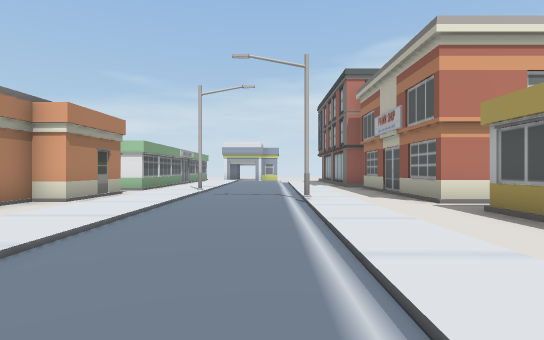
view 1 (above)

16 first-person views from a walk through a Unity game level. The camera is 1.3 m above the floor, looks level and sees 80° across. The floor is counted in squares, 2 m on a side. Each view is taken from the middle of a square. On the plan, view 1 faces up. The plan holds only what a view shows up to about 10 squares ahead; the rest is blank. The place goes on beyond the plan. The player character is not drawn.

view 2
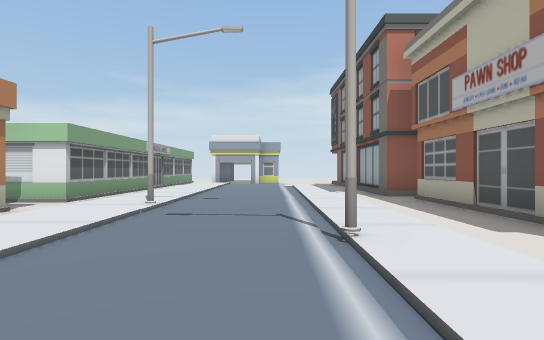

view 3
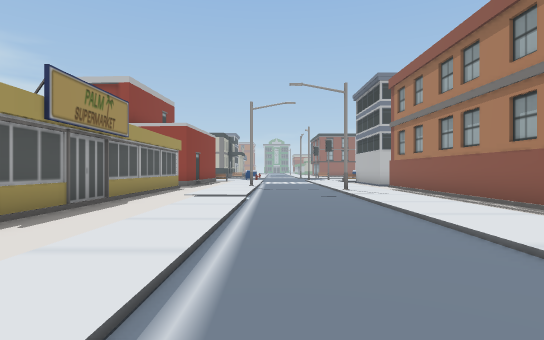

view 4
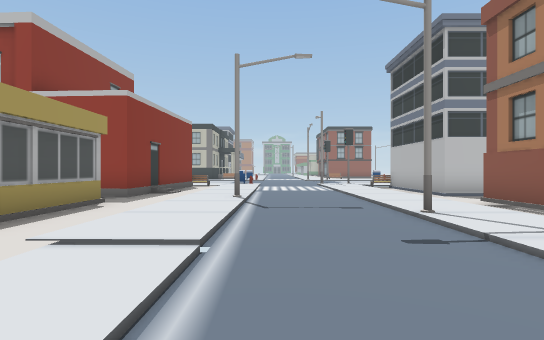

view 5
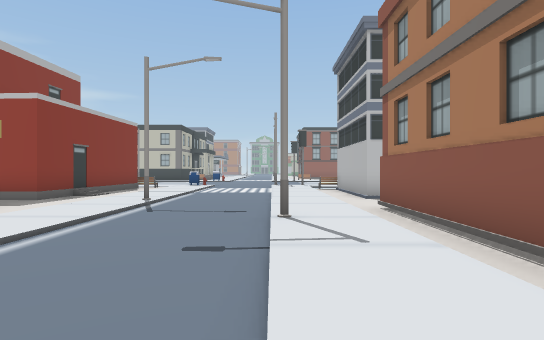

view 6
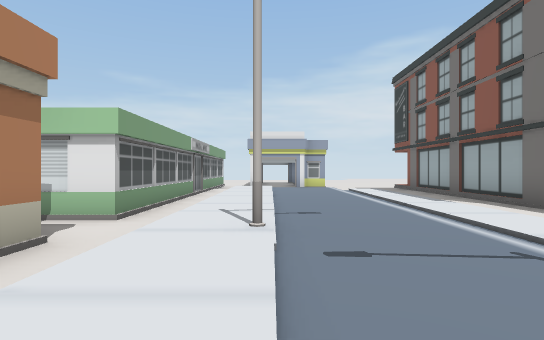

view 7
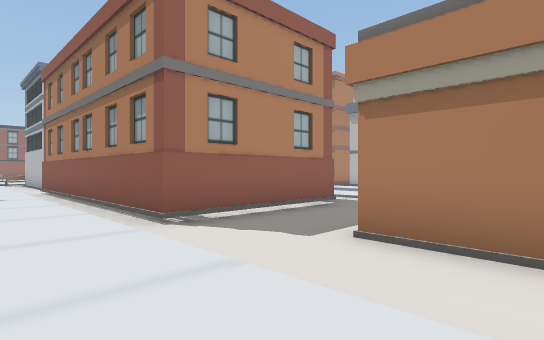

view 8
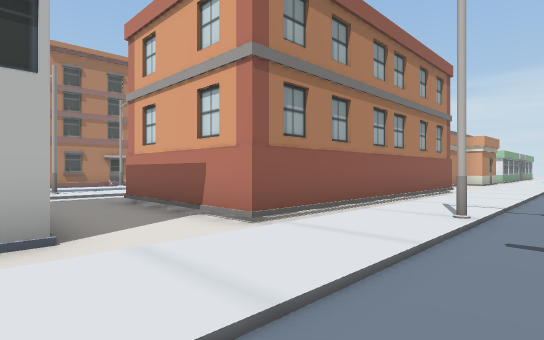

view 9
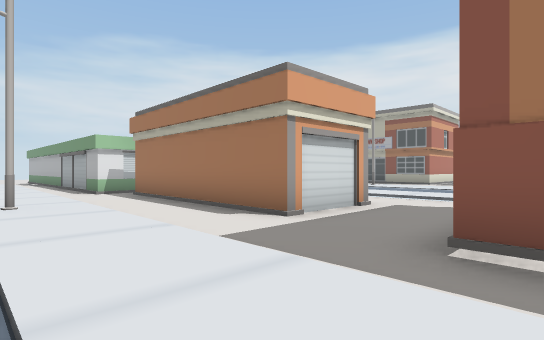

view 10
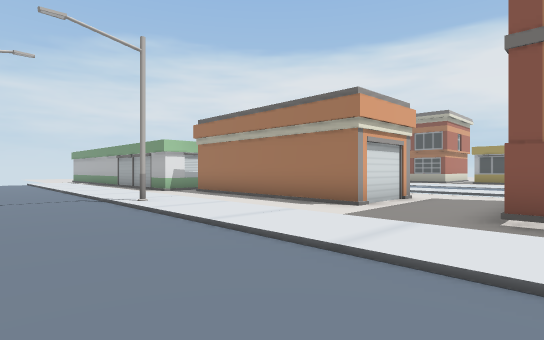

view 11
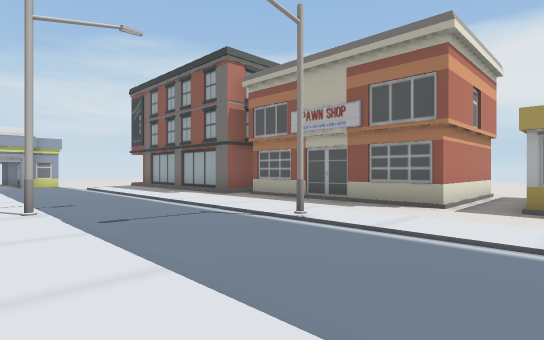

view 12
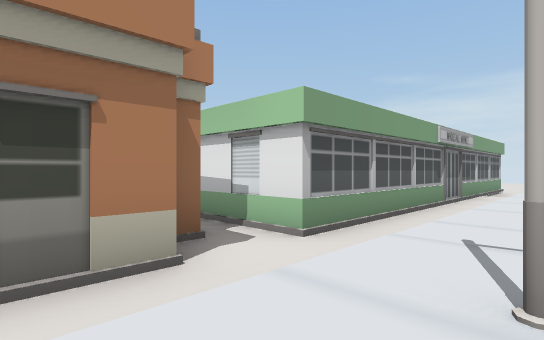

view 13
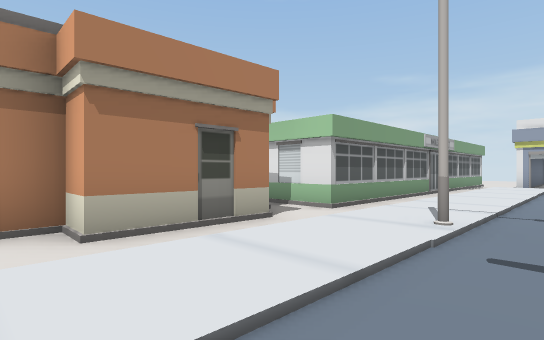

view 14
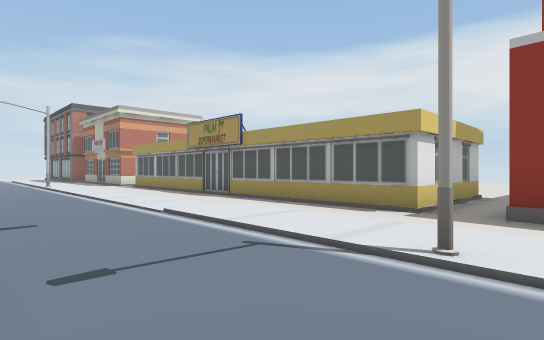

view 15
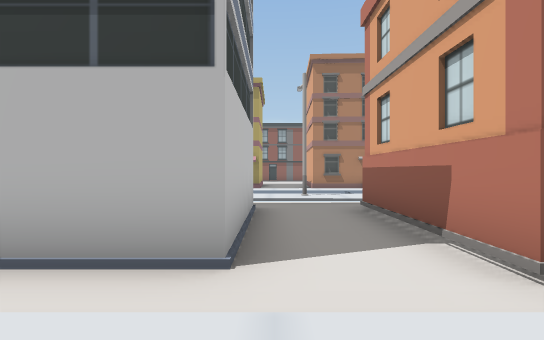

view 16
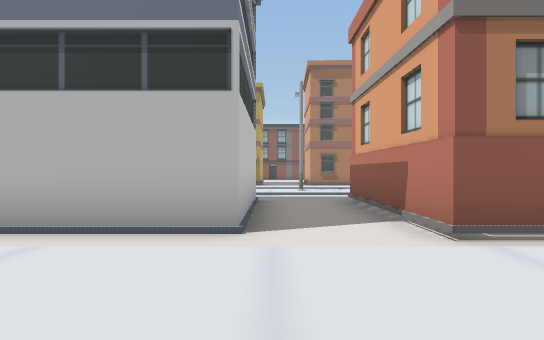

### Floor plan
Key: @ floor where view 1 was taken; # wall or solid block; . main floor; : floor 0.25 m higher than the main floor; / step, stairs or slope; S streetlight; B building; O other object.
Columns run from 13 left of view 1 to 8 right of it. Each row starts with its distance up from view 1.
 16          .:/../.#
 15          .:/../.#
 14          .:/../.B
 13  ..:/B   .:/../.#
 12  ..:/#   .:/../.##
 11  ..:/####.:/..///
 10 O..:/.# ..:S../.B
  9  ..:/.###.:/../.#
  8  //:/.###.:/../.#
  7  //S/.###.:/..S.#
  6 ../:..# ..:/....####..
  5 ../:..# ..:/..........
  4 ../:..B...:/....B
  3 ../:......:/.....
  2 ../:......:/.....
  1 ../:.#   #:/....B
  0          #:/.@...
 -1          #:/.....
 -2          #:/....B
 -3          #:/.....
 -4          #:/.....
 -5          #:S....B
 -6  ./:.#####:/.....####
 -7  ./S......:/..S..B...
 -8  ./:......:/.....
 -9         #.:/....#
-10         #.:/..::#

Where each view was taken, in squares from view 1:
view 1: 0 up, 0 right, facing up
view 2: 4 up, 0 right, facing up
view 3: 5 up, 0 right, facing down
view 4: 0 up, 0 right, facing down
view 5: 0 up, 2 left, facing down
view 6: 6 up, 2 left, facing up
view 7: 6 up, 2 left, facing down-left
view 8: 9 down, 1 left, facing up-left
view 9: 1 up, 11 left, facing up-right
view 10: 1 up, 13 left, facing up-right
view 11: 4 up, 3 left, facing up-right
view 12: 8 up, 2 left, facing up-left
view 13: 6 up, 1 left, facing up-left
view 14: 8 down, 2 left, facing up-right
view 15: 8 down, 2 left, facing left
view 16: 8 down, 1 left, facing left
